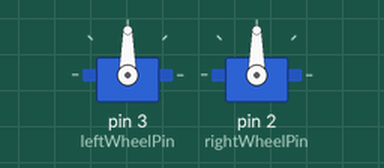
The sketch below on a simulated Arduino Uno, built with avr-gcc and run on an emulated ATmega328P. Shown: 2 × servo.

Above: at 0.1 s.
At 10.1 s:
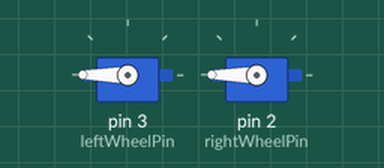
At 22.1 s:
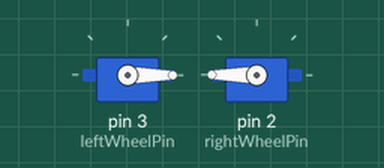
Timing chart, 0 to 25.5 s (numbered marks = the images above):
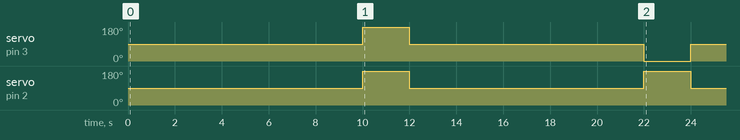

Measured:
- by itself, servo on pin 3 (leftWheelPin): 90° → 180° at 10.0 s, → 90° 2.0 s later, → 0° 10.0 s later, → 90° 2.0 s later
- by itself, servo on pin 2 (rightWheelPin): alternates 180° for 2.0 s and 90° for 10.0 s

The sketch:

terrainTest.ino
```cpp
#include <Servo.h>

Servo leftWheel;
Servo rightWheel;

const int leftWheelPin = 3;
const int rightWheelPin = 2;

unsigned long startTime;

void setup() {
  leftWheel.attach(leftWheelPin);
  rightWheel.attach(rightWheelPin);
  startTime = millis();  // record the time the program started
}

void loop() {
  unsigned long now = millis();
  unsigned long elapsed = now - startTime;

  if (elapsed < 10000) {
    // Initial 10-second wait — do nothing
    leftWheel.write(90);
    rightWheel.write(90);
  } else if (elapsed < 12000) {
    // Drive forward for 5 seconds
    leftWheel.write(180);
    rightWheel.write(180);
  } else if (elapsed < 22000) {
    // Stop for 10 seconds
    leftWheel.write(90);
    rightWheel.write(90);
  } else if (elapsed < 24000) {
    // Turn left for 5 seconds
    leftWheel.write(0);     // full reverse
    rightWheel.write(180);  // full forward
  } else {
    // Stop forever
    leftWheel.write(90);
    rightWheel.write(90);
  }
}
```
